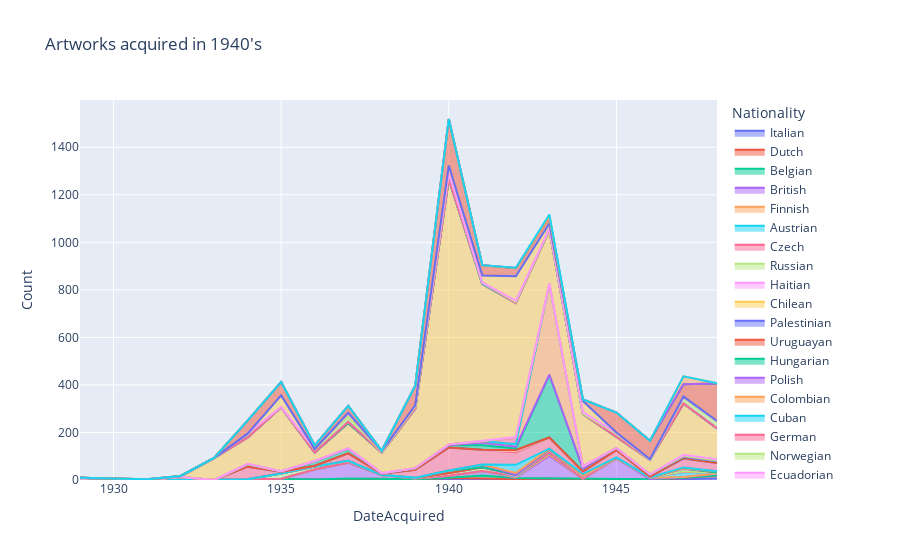
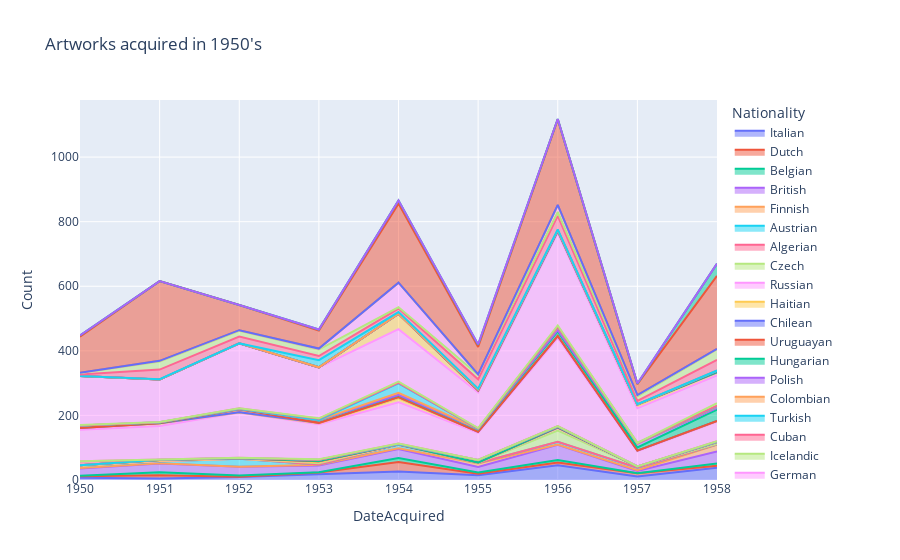
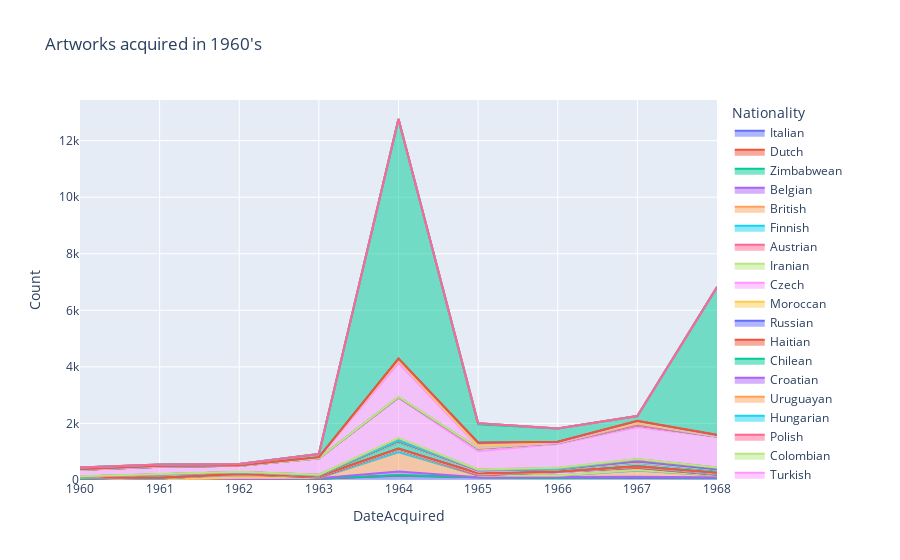
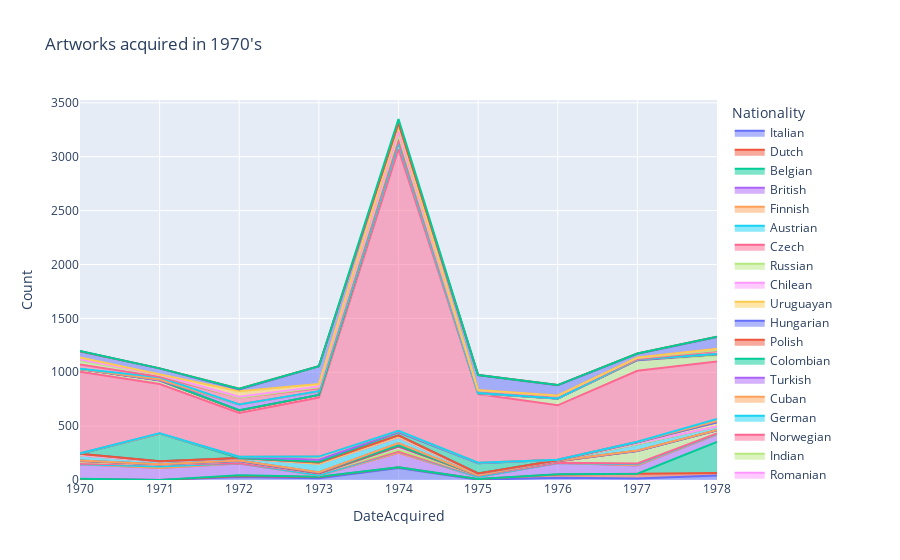

The notebook cell saved with these charts, in order:
### Markdown cell above
### Moma acquisition of nationalities over decades

### Code cell
#plot Acquisition distribution over decades
fig11 = px.area(df40, x="DateAcquired", y="Count", color="Nationality", line_group="Nationality", title="Artworks acquired in 1940's")
fig11.show()
fig12 = px.area(df50, x="DateAcquired", y="Count", color="Nationality", line_group="Nationality", title="Artworks acquired in 1950's")
fig12.show()
fig13 = px.area(df60, x="DateAcquired", y="Count", color="Nationality", line_group="Nationality", title="Artworks acquired in 1960's")
fig13.show()
fig14 = px.area(df70, x="DateAcquired", y="Count", color="Nationality", line_group="Nationality", title="Artworks acquired in 1970's")
fig14.show()

fig15 = px.area(df80, x="DateAcquired", y="Count", color="Nationality", line_group="Nationality", title="Artworks acquired in 1980's")
fig15.show()
fig16 = px.area(df90, x="DateAcquired", y="Count", color="Nationality", line_group="Nationality", title="Artworks acquired in 1990's")
fig16.show()
fig17 = px.area(df2000, x="DateAcquired", y="Count", color="Nationality", line_group="Nationality", title="Artworks acquired in 2000's")
fig17.show()
fig18 = px.area(df2010, x="DateAcquired", y="Count", color="Nationality", line_group="Nationality", title="Artworks acquired in 2010's")
fig18.show()
